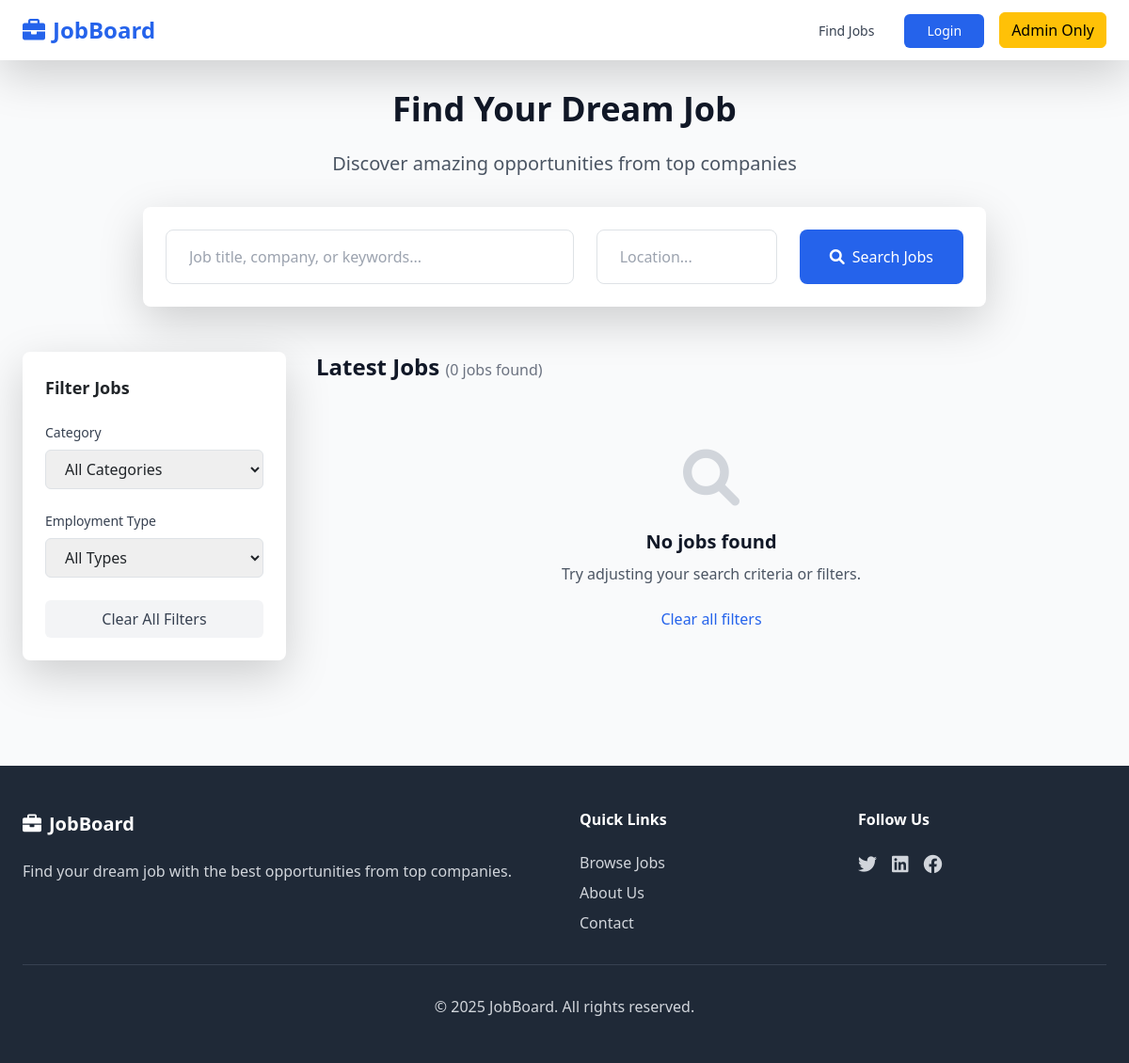
/, run on an earlier commit of the app's database.
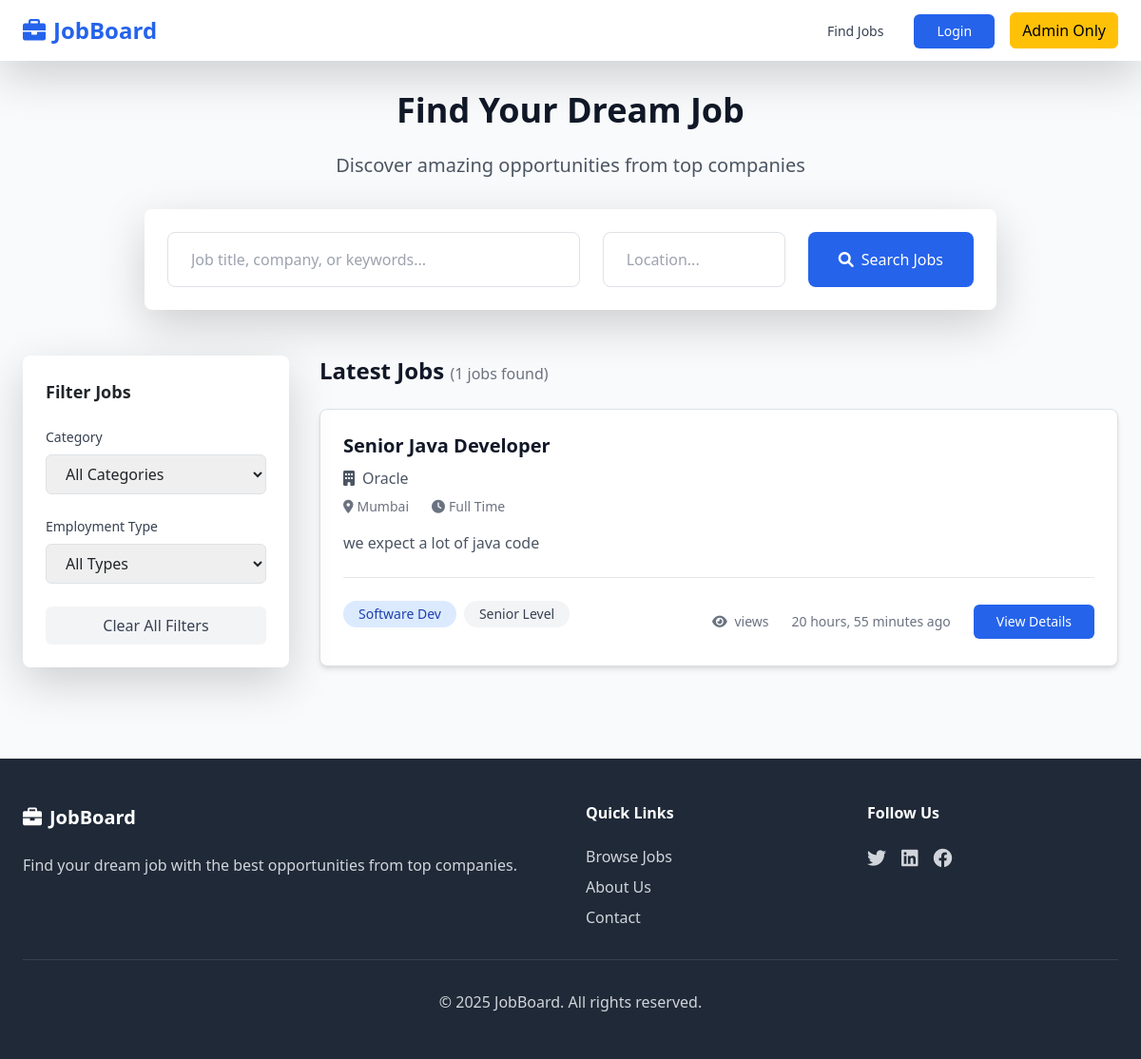
And on a later commit of the database.
### jobs/models.py (models this page shows, shortened)
class Job(models.Model):
    EMPLOYMENT_TYPES = [
        ('full_time', 'Full Time'),
        ('part_time', 'Part Time'),
        ('contract', 'Contract'),
        ('internship', 'Internship'),
        ('freelance', 'Freelance'),
    ]
    EXPERIENCE_LEVELS = [
        ('entry', 'Entry Level'),
        ('mid', 'Mid Level'),
        ('senior', 'Senior Level'),
        ('executive', 'Executive'),
    ]
    title = models.CharField(max_length=200)
    slug = models.SlugField(unique=True)
    company = models.ForeignKey(Company, on_delete=models.CASCADE, related_name='jobs')
    category = models.ForeignKey(JobCategory, on_delete=models.CASCADE, related_name='jobs')
    description = models.TextField()
    requirements = models.TextField()
    responsibilities = models.TextField()
    salary_min = models.DecimalField(max_digits=10, decimal_places=2, blank=True, null=True)
    salary_max = models.DecimalField(max_digits=10, decimal_places=2, blank=True, null=True)
    employment_type = models.CharField(max_length=20, choices=EMPLOYMENT_TYPES)
    experience_level = models.CharField(max_length=20, choices=EXPERIENCE_LEVELS)
    location = models.CharField(max_length=200)
    remote_available = models.BooleanField(default=False)
    is_active = models.BooleanField(default=True)
    application_deadline = models.DateTimeField(blank=True, null=True)
    created_at = models.DateTimeField(auto_now_add=True)
    updated_at = models.DateTimeField(auto_now=True)
    def get_absolute_url(self):
        return reverse('job_detail', kwargs={'slug': self.slug})
    class Meta:
        ordering = ['-created_at']

class Company(models.Model):
    name = models.CharField(max_length=200)
    description = models.TextField()
    website = models.URLField(blank=True, null=True)
    logo = models.ImageField(upload_to='company_logos/', blank=True, null=True)
    location = models.CharField(max_length=200)
    created_at = models.DateTimeField(auto_now_add=True)
    class Meta:
        verbose_name_plural = "Companies"

class JobCategory(models.Model):
    name = models.CharField(max_length=100)
    slug = models.SlugField(unique=True)
    class Meta:
        verbose_name_plural = "Job Categories"

### jobs/views.py (the view)
# urls.py: path('', job_list, name='home'),
def job_list(request):
    jobs = Job.objects.filter(is_active=True).select_related('company', 'category')
    search_query = request.GET.get('search', '')
    if search_query:
        jobs = jobs.filter(
            Q(title__icontains=search_query) |
            Q(company__name__icontains=search_query) |
            Q(description__icontains=search_query)
        )
    category_slug = request.GET.get('category', '')
    if category_slug:
        jobs = jobs.filter(category__slug=category_slug)
    employment_type = request.GET.get('employment_type', '')
    if employment_type:
        jobs = jobs.filter(employment_type=employment_type)
    location = request.GET.get('location', '')
    if location:
        jobs = jobs.filter(location__icontains=location)
    paginator = Paginator(jobs, 10)
    page_number = request.GET.get('page')
    page_obj = paginator.get_page(page_number)
    context = {
        'page_obj': page_obj,
        'categories': JobCategory.objects.all(),
        'employment_types': Job.EMPLOYMENT_TYPES,
        'search_query': search_query,
        'selected_category': category_slug,
        'selected_employment_type': employment_type,
        'selected_location': location,
    }
    return render(request, 'landing.html', context)

### templates/landing.html (shortened to what the changed rows need)
{% extends 'base.html' %}
{% block content %}
<div class="max-w-7xl mx-auto px-4 sm:px-6 lg:px-8 py-8">
    <div class="text-center mb-12">
        <h1 class="text-4xl font-bold text-gray-900 mb-4">Find Your Dream Job</h1>
    </div>
    <div class="flex flex-col lg:flex-row gap-8">
        <div class="lg:w-3/4">
            <div class="flex justify-between items-center mb-6">
                <h2 class="text-2xl font-semibold text-gray-900">
                    {% if search_query %}
                        Search Results for "{{ search_query }}"
                    {% else %}
                        Latest Jobs
                    {% endif %}
                    <span class="text-base font-normal text-gray-500">({{ page_obj.paginator.count }} jobs found)</span>
                </h2>
            </div>
            {% if page_obj %}
                <div class="space-y-6">
                    {% for job in page_obj %}
                        <div class="bg-white rounded-lg shadow-md hover:shadow-lg transition duration-300 border border-gray-200">
                            <div class="p-6">
                                <div class="flex flex-col sm:flex-row sm:items-center sm:justify-between">
                                    <div class="flex-1">
                                        <div class="flex items-start justify-between">
                                            <div class="flex-1">
                                                <h3 class="text-xl font-semibold text-gray-900 mb-2">
                                                    <a href="{{ job.get_absolute_url }}" class="hover:text-blue-600 transition duration-300">
                                                        {{ job.title }}
                                                    </a>
                                                </h3>
                                                <div class="flex items-center text-gray-600 mb-2">
                                                    <i class="fas fa-building mr-2"></i>
                                                    <span class="font-medium">{{ job.company.name }}</span>
                                                </div>
                                                <div class="flex flex-wrap items-center gap-4 text-sm text-gray-500 mb-3">
                                                    <span class="flex items-center">
                                                        <i class="fas fa-map-marker-alt mr-1"></i>
                                                        {{ job.location }}
                                                    </span>
                                                    <span class="flex items-center">
                                                        <i class="fas fa-clock mr-1"></i>
                                                        {{ job.get_employment_type_display }}
                                                    </span>
                                                </div>
                                                <p class="text-gray-600 mb-4 line-clamp-2">
                                                    {{ job.description|truncatewords:30 }}
                                                </p>
                                            </div>
                                        </div>
                                    </div>
                                </div>
                                <div class="flex flex-col sm:flex-row sm:items-center sm:justify-between pt-4 border-t border-gray-200">
                                    <div class="flex items-center gap-2 mb-3 sm:mb-0">
                                        <span class="bg-blue-100 text-blue-800 px-3 py-1 rounded-full text-sm">
                                            {{ job.category.name }}
                                        </span>
                                        <span class="bg-gray-100 text-gray-700 px-3 py-1 rounded-full text-sm">
                                            {{ job.get_experience_level_display }}
                                        </span>
                                    </div>
                                    <div class="flex items-center gap-4">
                                        <span class="text-sm text-gray-500">
                                            <i class="fas fa-eye mr-1"></i>{{ job.views_count }} views
                                        </span>
                                        <span class="text-sm text-gray-500">
                                            {{ job.created_at|timesince }} ago
                                        </span>
                                        <a href="{{ job.get_absolute_url }}"
                                           class="bg-blue-600 text-white px-4 py-2 rounded-md hover:bg-blue-700 transition duration-300 text-sm font-medium">
                                            View Details
                                        </a>
                                    </div>
                                </div>
                            </div>
                        </div>
                    {% endfor %}
                </div>
            {% else %}
                <div class="text-center py-12">
                    <i class="fas fa-search text-6xl text-gray-300 mb-4"></i>
                    <h3 class="text-xl font-semibold text-gray-900 mb-2">No jobs found</h3>
                    <p class="text-gray-600 mb-4">Try adjusting your search criteria or filters.</p>
                    <a href="{% url 'home' %}" class="text-blue-600 hover:text-blue-800">Clear all filters</a>
                </div>
            {% endif %}
        </div>
    </div>
</div>
{% endblock %}

What changed in the data, as far as the page shows it:
added Job: title "Senior Java Developer", company.name "Oracle", location "Mumbai", employment_type "Full Time", description "we expect a lot of java code", category.name "Software Dev", experience_level "Senior Level", created_at "20 hours, 55 minutes"
Also different on the page:
{{ page_obj.paginator.count }}: "0" → "1"
text no longer shown: "No jobs found Try adjusting your search criteria or filters. Clear all filters"
